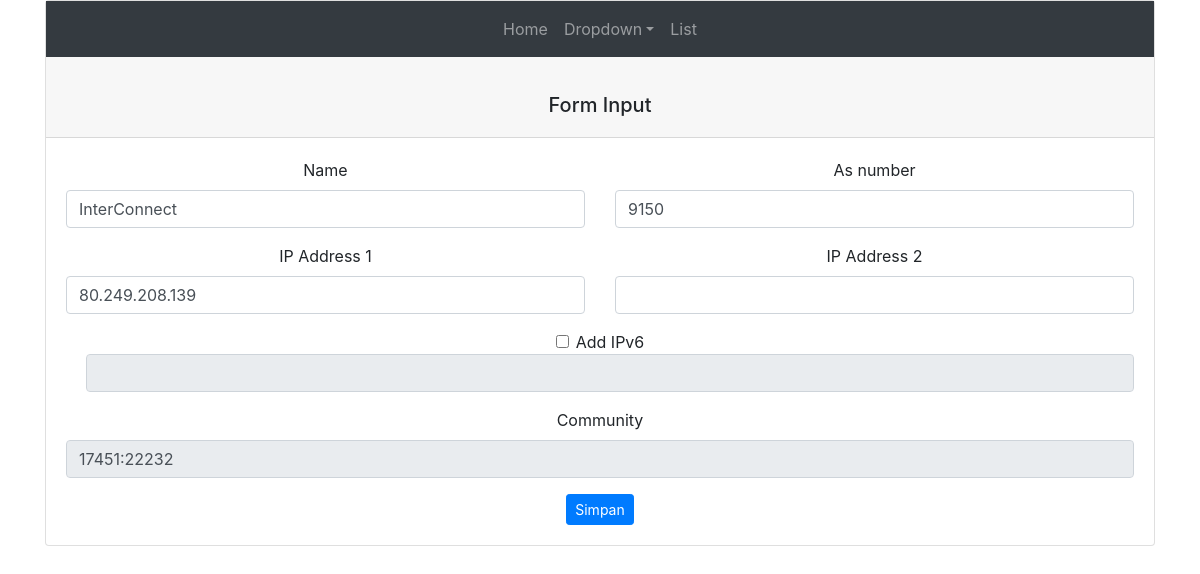
Page /edit.php?id=2 on the committed database.
### tables this page shows
CREATE TABLE `ams_ix` (
  `id` int(11) NOT NULL,
  `name` varchar(15) NOT NULL,
  `as_number` int(10) NOT NULL,
  `ip_peering` varchar(15) NOT NULL,
  `ip_peering_2` varchar(15) DEFAULT NULL,
  `ipv6_peering` varchar(50) DEFAULT NULL,
  `community` varchar(15) NOT NULL,
  `ix_name` varchar(50) NOT NULL
);

### edit.php (the view, shortened to what this page needs)
<!DOCTYPE html>
<html lang="en">
<head>
    <link rel="stylesheet" href="css/bootstrap.css">
</head>
<body>
    <div class="container">
        <div class="card text-center">
            <nav class="navbar navbar-expand-md navbar-dark bg-dark">
                <div class="navbar-collapse justify-content-md-center collapse show" id="navbar01">
                    <ul class="navbar-nav">
                        <li class="nav-item">
                            <a class="nav-link" href="index.php">Home</a>
                        </li>
                        <li class="nav-item dropdown">
                            <a class="nav-link dropdown-toggle" href="#"" id="dropdown08" data-toggle="dropdown" aria-haspopup="true" aria-expanded="false">Dropdown</a>
                        </li>
                        <li class="nav-item">
                            <a class="nav-link" href="list.php">List</a>
                        </li>
                    </ul>
                </div>
            </nav>
            <div class="card-header">
                <br>
                <h5 class="text-center">Form Input</h5>
            </div>
            <div class="card-body">
                <?php
                include 'conn/connection.php';
                $id = $_GET['id'];
                $data = mysqli_query($koneksi,"select * from ams_ix where id ='$id' ");
                while($d = mysqli_fetch_array($data)){
                ?>
                <form action="actions/update.php" method="POST" style="text-align: center;">
                    <div class="form-group">
                        <div class="row">
                            <div class="col">
                                <label for=""> Name </label>
                                <input type="text" name="nm" class="form-control" value="<?php echo $d['name']; ?>">
                            </div>
                            <div class="col">
                                <label for=""> As number </label>
                                <input type="text" name="as_nm" class="form-control" value="<?php echo $d['as_number']; ?>">
                            </div>
                        </div>
                    </div>
                    <div class="form-group">
                        <div class="row">
                            <div class="col">
                                <label for=""> IP Address 1</label>
                                <input type="text" name="ipaddr1" class="form-control" value="<?php echo $d['ip_peering']; ?>">
                            </div>
                            <div class="col">
                                <label for=""> IP Address 2</label>
                                <input type="text" name="ipaddr2" class="form-control" value="<?php echo $d['ip_peering_2']; ?>">
                            </div>
                        </div>
                    </div>
                    <div class="form-group">
                        <div class="form-check">
                            <input type="checkbox" class="form-check-input" name="ipv" id="yourBox">
                            <label for="yourBox" class="form-check-label"> Add IPv6 </label>
                            <input type="text" name="ipaddrv6" id="yourText" class="form-control" value="<?php echo $d['ipv6_peering']; ?>" disabled>
                        </div>
                    </div>
                    <div class="form-group">
                        <label for="" > Community </label>
                            <input type="text" name="com" class="form-control" value="<?php echo $d['community']; ?>" readonly>
                    </div>
                        <button type="submit" name="submit" class="btn btn-sm btn-primary btn-btn-block"> Simpan </button>
                </form>
            </div>
            <?php } ?>
        </div>
    </div>
</body>
</html>

### rows in the picture
ams_ix: nm "InterConnect", as_nm "9150", ipaddr1 "80.249.208.139", com "17451:22232"
